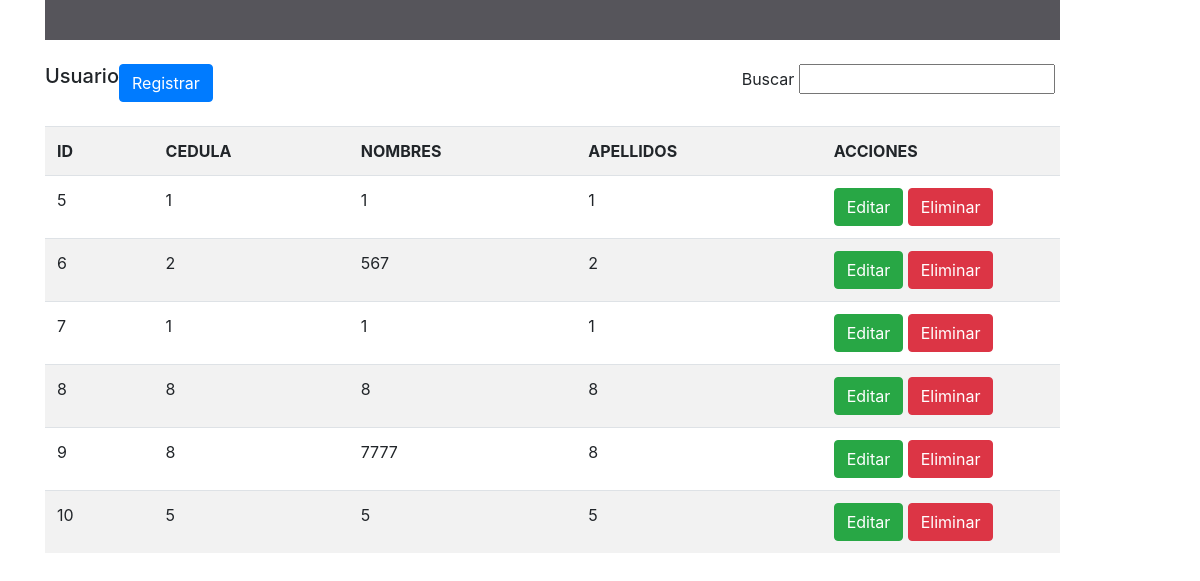
The page / on the database its author committed.
### tables this page shows
CREATE TABLE `usuario` (
  `usuId` int(11) NOT NULL,
  `usuCedula` varchar(11) NOT NULL,
  `usuNombres` varchar(30) NOT NULL,
  `usuApellidos` varchar(30) NOT NULL
);

### application/controllers/UsuarioControl.php (called while the page is built, shortened)
<?php
class UsuarioControl extends CI_Controller {
	public function __construct(){
		$this->load->model("UsuarioModel");
	}
	public function index()
	{
		$datos["listard"]=$this->UsuarioModel->listarUsuario();
		$this->load->view('usuario/index',$datos);
	}
}

### index.php (called while the page is built, shortened)
<?php
require_once BASEPATH.'core/CodeIgniter.php';

### application/models/UsuarioModel.php (called while the page is built, shortened)
<?php
class UsuarioModel extends CI_model{
	public function listarUsuario(){
		$consulta=$this->db->query("SELECT * FROM usuario");
		return $consulta->result();
	}
}

### application/views/usuario/index.php (the view, shortened to what this page needs)
<!DOCTYPE html>
<html lang="es">
<head>
        <link rel="stylesheet" type="text/css" href="<?php echo base_url(); ?>/public/bootstrap/css/bootstrap.css">
        <link rel="stylesheet" type="text/css" href="<?php echo base_url(); ?>/public/iconos/css/all.css">
    </head>
<body>
    <div class="container">
      <div class="row">
       <div class="col-11 align-self-center">
        <nav class="navbar navbar-light " style="background-color: #56555B; height: 40px; padding: 5px">
       </nav>
       <br>
        <div class="row justify-content-between">
          <div class="col-4 align-self-start">
            <div style="float: left"> <h5>Usuario</h5> </div>
            <div style="float: left"><a href="<?=base_url("UsuarioControl/vistaRegistrar")?>"><button type="button" class="btn btn-primary">Registrar</button></a><br></div>
          </div>
        <div class="col-4">
          Buscar <input type="" name="">
        </div>
        </div>
        <br>
        <table table class="table table-striped table-hover">
           <tr>
            <th>ID</th>
            <th>CEDULA</th>
            <th>NOMBRES</th>
            <th>APELLIDOS</th>
            <th>ACCIONES</th>
        </tr>
        <?php foreach($listard as $fila) { ?>
          <tr>
            <td style="width:50px"> <?php echo $fila->usuId;?> </td>
            <td style="width:50px"> <?php echo $fila->usuCedula;?> </td>
            <td style="width:50px"> <?php echo $fila->usuNombres;?> </td>
            <td style="width:50px"> <?php echo $fila->usuApellidos;?> </td>
            <td style="width:10px">
               <a href="<?=base_url("UsuarioControl/modifiUsuario/$fila->usuId")?>"><button type="button" class="btn btn-success">Editar</button> </a>
               <a href="<?=base_url("UsuarioControl/deleteUsuario/$fila->usuId")?>"><button type="button" class="btn btn-danger">Eliminar</button></span></a>
           </td>
         </tr>
        <?php } ?>
        </table>
        </div>
        </div>
    </div>
</body>
</html>

### rows shown on the page
usuario: usuId "5", usuCedula "1", usuNombres "1", usuApellidos "1"
usuario: usuId "6", usuCedula "2", usuNombres "567", usuApellidos "2"
usuario: usuId "7", usuCedula "1", usuNombres "1", usuApellidos "1"
usuario: usuId "8", usuCedula "8", usuNombres "8", usuApellidos "8"
usuario: usuId "9", usuCedula "8", usuNombres "7777", usuApellidos "8"
usuario: usuId "10", usuCedula "5", usuNombres "5", usuApellidos "5"
